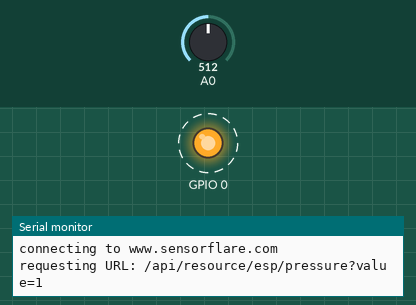
The sketch below on a simulated ESP8266 (NodeMCU). On the bench: output pins drawn as LEDs (lit = HIGH), the last lines printed to the serial monitor. Dashed ring = blinking. The test bench sets the inputs (shaded band); at power-on: A0 = 512. WiFi joins after 1.5 s; servers stay silent unless stated; uploads are accepted with an empty reply.

Above: at 2.7 s.
2.8 s: A0 set to 12
6.3 s: A0 set to 9
At 9.1 s:
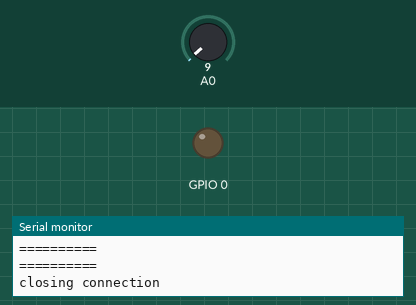
9.9 s: A0 set to 122
At 10.3 s:
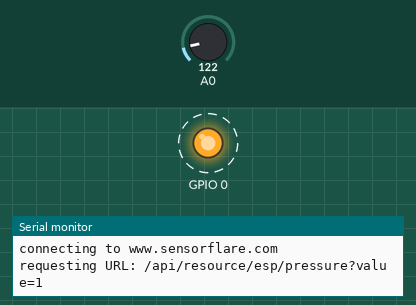
16.1 s: A0 set to 0
At 17.8 s:
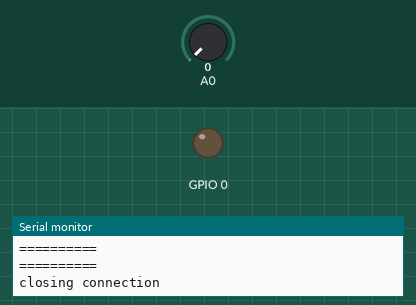
Timing chart, 0 to 19.3 s (numbered marks = the images above; inputs shaded):
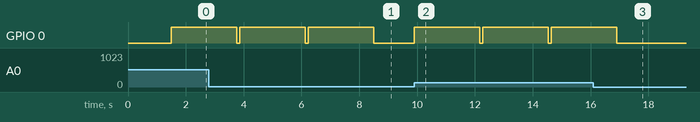

Measured:
- the behaviour switches between 11 and 10 on A0 (found by bisection; images 0 and 1)
- after the input at 6.3 s, GPIO 0: goes on until 8.5 s, then stays LOW
- after the input at 9.9 s, GPIO 0: alternates HIGH for 2.3 s and LOW for 0.10 s, starting at once
- after the input at 16.1 s, GPIO 0: goes on until 16.9 s, then stays LOW
- by itself, GPIO 0: alternates HIGH for 2.3 s and LOW for 0.10 s

The sketch:

PressureSensor.ino
```cpp
/*
 *  Arduino ESP Pressure Sensor for Sensorflare.
 *
 *  This example demonstrates how to use
 *  connect a pressure sensor with Sensorflare
 *  using an ESP module running Arduino.
 *
 *  Created by Dimitrios Amaxilatis.
 */

#include <ESP8266WiFi.h>
#include <WiFiClientSecure.h>

const char* ssid = "ssid";
const char* password = "password";

const char* host = "www.sensorflare.com";
const int httpsPort = 443;
int prev =  0 ;
void setup() {
  Serial.begin(115200);
  Serial.println();
  Serial.print("connecting to ");
  Serial.println(ssid);
  WiFi.begin(ssid, password);
  while (WiFi.status() != WL_CONNECTED) {
    delay(500);
    Serial.print(".");
  }
  Serial.println("");
  Serial.println("WiFi connected");
  Serial.println("IP address: ");
  Serial.println(WiFi.localIP());
  pinMode(0,OUTPUT);
}

void loop() {
  //read the sensor value
  double val = analogRead(A0);

  String url = "/api/resource/esp/pressure?value=0";
  int cval = 0;
  if (val > 10) {
    cval=1;
    url = "/api/resource/esp/pressure?value=1";
  }
  if (prev!=cval){
    digitalWrite(0,HIGH);
    // Use WiFiClientSecure class to create TLS connection
    WiFiClientSecure client;
    Serial.print("connecting to ");
    Serial.println(host);
    if (client.connect(host, httpsPort)) {
        Serial.print("requesting URL: ");
        Serial.println(url);
        client.print(String("POST ") + url + " HTTP/1.1\r\n" +
                "Host: " + host + "\r\n" +
                "Authorization: Basic USERAUTHORIZATIONTOKEN\r\n" +
                "User-Agent: ESP8266SensorflareClient\r\n" +
                "Connection: close\r\n\r\n");
        delay(1000);
        while (client.connected()) {
            String line = client.readStringUntil('\n');
            if (line == "\r") {
                Serial.println("headers received");
                break;
            }
        }
        String line = client.readStringUntil('\n');
        Serial.println("reply was:");
        Serial.println("==========");
        Serial.println(line);
        Serial.println("==========");
        Serial.println("closing connection");
        digitalWrite(0,LOW);
    }
  }
  delay(100);
}
```
